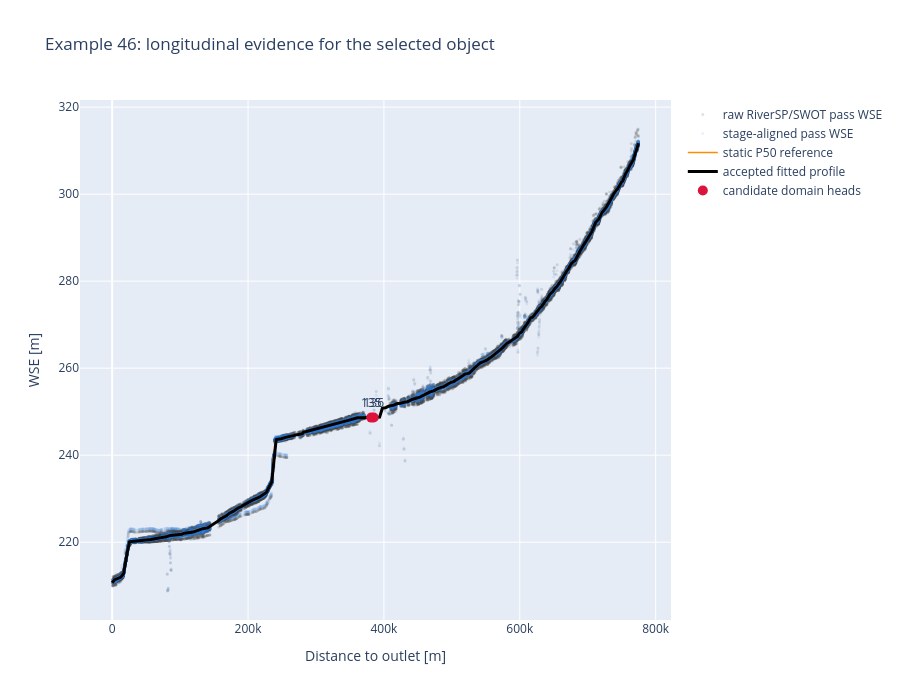

This figure's notebook cell:
### Code cell
# Longitudinal evidence: raw pass observations, stage-aligned values, fitted profile, and candidate heads.
profile_dir = CANDIDATE_ROOT / 'profiles' / REVIEW_EXAMPLE_ID
context_dir = CANDIDATE_ROOT / 'candidate_contexts' / REVIEW_EXAMPLE_ID
profile = pd.read_parquet(profile_dir / 'reference_profile.parquet')
observations = pd.read_parquet(profile_dir / 'reference_profile_observations.parquet')
candidate_nodes = pd.read_parquet(context_dir / 'candidate_node_hydraulic_context.parquet')
selected_node_ids = sorted(set(selected['id_us_node'].astype(int)) | set(selected['id_ds_node'].astype(int)))
selected_nodes = candidate_nodes.loc[candidate_nodes['id_node'].isin(selected_node_ids)].copy()

# Keep this responsive for the largest observation populations without changing any statistics.
plot_observations = observations
if len(plot_observations) > 30000:
    plot_observations = plot_observations.sample(30000, random_state=0)

fig = go.Figure()
fig.add_scatter(
    x=plot_observations['reference_section_dist_out_m'], y=plot_observations['wse_m'],
    mode='markers', name='raw RiverSP/SWOT pass WSE',
    marker={'size': 3, 'color': 'rgba(80,80,80,0.17)'},
)
fig.add_scatter(
    x=plot_observations['reference_section_dist_out_m'], y=plot_observations['stage_aligned_wse_m'],
    mode='markers', name='stage-aligned pass WSE',
    marker={'size': 3, 'color': 'rgba(60,130,220,0.12)'},
)
fig.add_scatter(x=profile['reference_section_dist_out_m'], y=profile['static_wse_m'], mode='lines', name='static P50 reference', line={'color': 'darkorange', 'width': 1.5})
fig.add_scatter(x=profile['reference_section_dist_out_m'], y=profile['fitted_wse_m'], mode='lines', name='accepted fitted profile', line={'color': 'black', 'width': 3})
fig.add_scatter(
    x=selected_nodes['reference_section_dist_out_m'], y=selected_nodes['candidate_head_m'],
    mode='markers+text', name='candidate domain heads', text=selected_nodes['id_node'].astype(str), textposition='top center',
    marker={'size': 10, 'color': 'crimson'},
)
fig.update_layout(
    title=f'Example {REVIEW_EXAMPLE_ID}: longitudinal evidence for the selected object',
    xaxis_title='Distance to outlet [m]', yaxis_title='WSE [m]', height=700,
)
fig.show()

display(selected_nodes.sort_values('reference_section_dist_out_m'))

### Figure 1 — Plotly figure (JSON) as saved in the notebook; plotly's stock layout.template omitted (floating-point values rounded to 4 significant figures; data arrays with more than 128 entries replaced by an {"elided": "..."} marker saying what was removed)
{"data": [{"marker": {"color": "rgba(80,80,80,0.17)", "size": 3}, "mode": "markers", "name": "raw RiverSP/SWOT pass WSE", "type": "scatter", "x": {"elided": "30000 float values"}, "y": {"elided": "30000 float values"}}, {"marker": {"color": "rgba(60,130,220,0.12)", "size": 3}, "mode": "markers", "name": "stage-aligned pass WSE", "type": "scatter", "x": {"elided": "30000 float values"}, "y": {"elided": "30000 float values"}}, {"line": {"color": "darkorange", "width": 1.5}, "mode": "lines", "name": "static P50 reference", "type": "scatter", "x": {"elided": "3248 float values"}, "y": {"elided": "3248 float values"}}, {"line": {"color": "black", "width": 3}, "mode": "lines", "name": "accepted fitted profile", "type": "scatter", "x": {"elided": "3248 float values"}, "y": {"elided": "3248 float values"}}, {"marker": {"color": "crimson", "size": 10}, "mode": "markers+text", "name": "candidate domain heads", "text": ["135", "136"], "textposition": "top center", "type": "scatter", "x": [381300.0, 384900.0], "y": [248.6, 248.6]}], "layout": {"height": 700, "title": {"text": "Example 46: longitudinal evidence for the selected object"}, "xaxis": {"title": {"text": "Distance to outlet [m]"}}, "yaxis": {"title": {"text": "WSE [m]"}}}}
